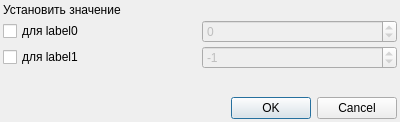
<?xml version="1.0" encoding="UTF-8"?>
<ui version="4.0">
 <class>DlgMark</class>
 <widget class="QDialog" name="DlgMark">
  <property name="geometry">
   <rect>
    <x>0</x>
    <y>0</y>
    <width>400</width>
    <height>122</height>
   </rect>
  </property>
  <property name="windowTitle">
   <string>Маркировка</string>
  </property>
  <layout class="QGridLayout" name="gridLayout_2">
   <property name="leftMargin">
    <number>3</number>
   </property>
   <property name="topMargin">
    <number>3</number>
   </property>
   <property name="rightMargin">
    <number>3</number>
   </property>
   <property name="bottomMargin">
    <number>3</number>
   </property>
   <property name="spacing">
    <number>3</number>
   </property>
   <item row="1" column="0">
    <widget class="QDialogButtonBox" name="buttonBox">
     <property name="orientation">
      <enum>Qt::Horizontal</enum>
     </property>
     <property name="standardButtons">
      <set>QDialogButtonBox::Cancel|QDialogButtonBox::Ok</set>
     </property>
    </widget>
   </item>
   <item row="0" column="0">
    <layout class="QGridLayout" name="gridLayout">
     <item row="2" column="2">
      <widget class="QSpinBox" name="sbL1">
       <property name="enabled">
        <bool>false</bool>
       </property>
       <property name="minimum">
        <number>-1000</number>
       </property>
       <property name="maximum">
        <number>100000</number>
       </property>
       <property name="value">
        <number>-1</number>
       </property>
      </widget>
     </item>
     <item row="1" column="1">
      <widget class="QCheckBox" name="chL0">
       <property name="text">
        <string>для label0</string>
       </property>
       <property name="checked">
        <bool>false</bool>
       </property>
      </widget>
     </item>
     <item row="2" column="1">
      <widget class="QCheckBox" name="chL1">
       <property name="text">
        <string>для label1</string>
       </property>
      </widget>
     </item>
     <item row="1" column="2">
      <widget class="QSpinBox" name="sbL0">
       <property name="enabled">
        <bool>false</bool>
       </property>
       <property name="minimum">
        <number>-1000</number>
       </property>
       <property name="maximum">
        <number>100000</number>
       </property>
       <property name="value">
        <number>0</number>
       </property>
      </widget>
     </item>
     <item row="0" column="1">
      <widget class="QLabel" name="label">
       <property name="text">
        <string>Установить значение</string>
       </property>
      </widget>
     </item>
     <item row="3" column="1">
      <spacer name="verticalSpacer">
       <property name="orientation">
        <enum>Qt::Vertical</enum>
       </property>
       <property name="sizeHint" stdset="0">
        <size>
         <width>20</width>
         <height>40</height>
        </size>
       </property>
      </spacer>
     </item>
    </layout>
   </item>
  </layout>
 </widget>
 <resources/>
 <connections>
  <connection>
   <sender>buttonBox</sender>
   <signal>accepted()</signal>
   <receiver>DlgMark</receiver>
   <slot>accept()</slot>
   <hints>
    <hint type="sourcelabel">
     <x>248</x>
     <y>254</y>
    </hint>
    <hint type="destinationlabel">
     <x>157</x>
     <y>274</y>
    </hint>
   </hints>
  </connection>
  <connection>
   <sender>buttonBox</sender>
   <signal>rejected()</signal>
   <receiver>DlgMark</receiver>
   <slot>reject()</slot>
   <hints>
    <hint type="sourcelabel">
     <x>316</x>
     <y>260</y>
    </hint>
    <hint type="destinationlabel">
     <x>286</x>
     <y>274</y>
    </hint>
   </hints>
  </connection>
 </connections>
</ui>
